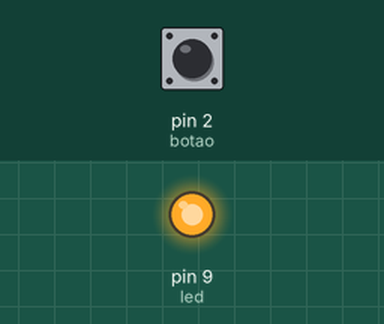
Recording of a sketch running on a simulated Arduino Uno, built with avr-gcc and run on an emulated ATmega328P. Shown: output pins drawn as LEDs (lit = HIGH). Dashed ring = blinking. The inputs (shaded band) are chosen by the test bench; at power-on: pin 2 (botao) HIGH. EEPROM starts erased.

Above: at 1.2 s.
1.3 s: pin 2 (botao) pulled LOW for 1 s
At 1.42 s:
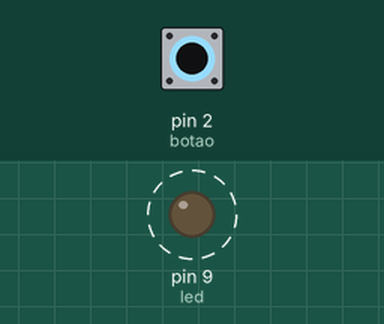
3.8 s: pin 2 (botao) pulled LOW for 0.15 s
At 5.0 s:
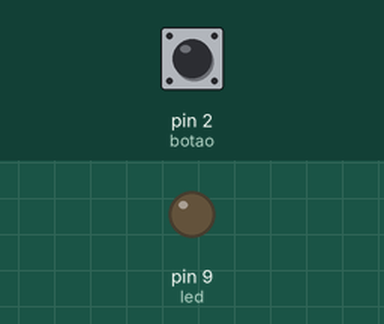
5.4 s: pin 2 (botao) pulled LOW for 3.2 s
At 8.7 s:
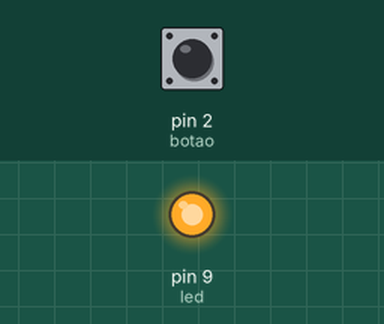
Timing chart, 0 to 10.2 s (numbered marks = the images above; inputs shaded):
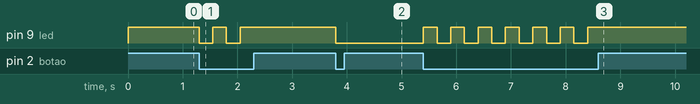

Measured:
- after the input at 1.3 s, pin 9 (led): alternates HIGH for 0.25 s and LOW for 0.25 s, 4 changes in all, then stays HIGH, starting at once
- after the input at 3.8 s, pin 9 (led): HIGH → LOW at once
- after the input at 5.4 s, pin 9 (led): alternates HIGH for 0.25 s and LOW for 0.25 s, 13 changes in all, then stays HIGH, starting at once

The sketch:

Projeto_088_EEPROM_Salvando_Configuracoes.ino
```cpp
// Projeto 088 - EEPROM Salvando Configurações
// Arduino Uno | Arduino Neon Lab

#include <EEPROM.h>

 int led=9, botao=2, estado;
 void setup(){ pinMode(led,OUTPUT); pinMode(botao,INPUT_PULLUP); estado = EEPROM.read(0);
  digitalWrite(led,estado); }
 void loop(){
   if(!digitalRead(botao)){
     estado=!estado; digitalWrite(led,estado); EEPROM.write(0,estado); delay(250);
   }
 }
```
